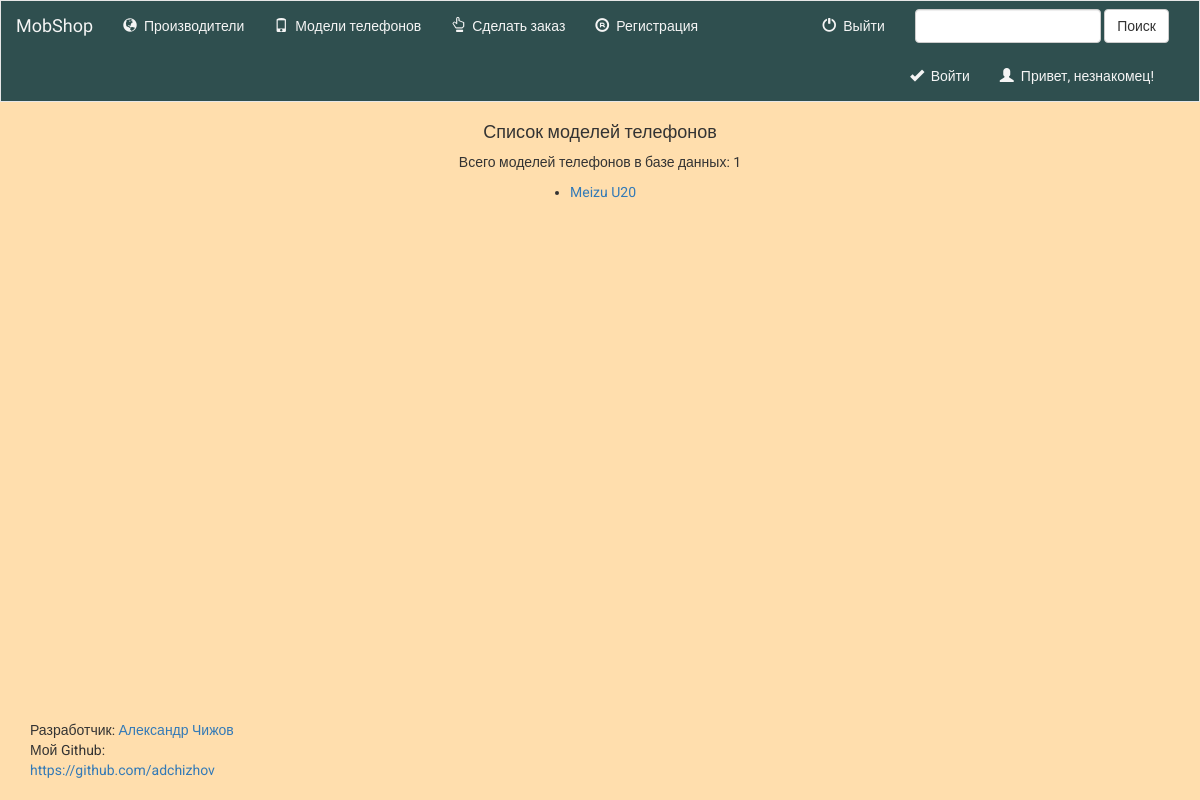
/eshop/phonemodels/, run on an earlier commit of the app's database.
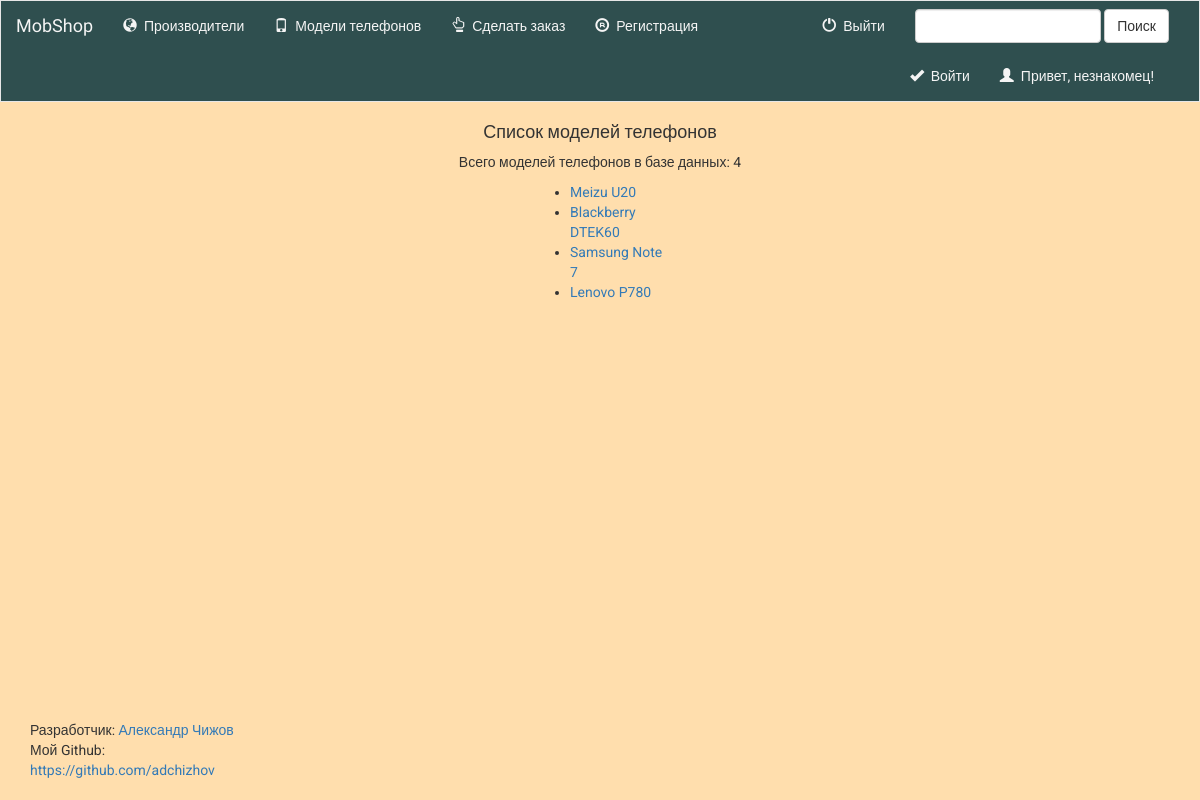
And on a later commit of the database.
### eshop/models.py (models this page shows, shortened)
@python_2_unicode_compatible
class PhoneProduct(models.Model):
    sku = models.CharField(
        max_length=15,
        help_text='Пример: 107654',
        verbose_name="Артикул")
    manufacturer = models.ForeignKey(
        'Manufacturer',
        on_delete=models.CASCADE,
        to_field='manufacturer_name',
        verbose_name="Производитель"
    )
    phone_model = models.CharField(
        max_length=30,
        help_text='Пример: Meizu U20',
        verbose_name='Модель телефона'
    )
    chipset = models.CharField(
        max_length=60,
        help_text='Пример: MediaTek Helio P10',
        verbose_name='Чипсет'
    )
    phone_RAM_memory = models.CharField(
        max_length=40,
        help_text='Пример: 2/3 ГБ ОЗУ',
        verbose_name='Оперативная память'
    )
    phone_memory = models.CharField(
        max_length=40,
        help_text='Пример: 16/32 ГБ встроенная память',
        verbose_name='Постоянная память'
    )
    size_screen = models.CharField(
        max_length=40,
        help_text='Пример: 5.5 дюйма FullHD IPS',
        verbose_name='Размер экрана'
    )
    camera = models.CharField(
        max_length=40,
        help_text='Пример: 13/5 МП',
        verbose_name='Камера'
    )
    battery = models.CharField(
        max_length=30,
        help_text='Пример: 3260 мАч',
        verbose_name='Емкость батареи'
    )
    os_version = models.CharField(
        max_length=50,
        help_text='Пример: Google Android 6.0, Flyme 5.2.4.0G',
        verbose_name='Операционная система'
    )
    weight = models.CharField(
        max_length=20,
        help_text='Пример: 158 грамм',
        verbose_name='Вес'
    )
    size = models.CharField(
        max_length=40,
        help_text='Пример: 153x75x8.2 мм',
        verbose_name='Размер'
    )
    description = models.CharField(
        max_length=3000,
        help_text='Пример: Опиши меня красиво',
        verbose_name='Описание'
    )
    price = MoneyField(
        max_digits=100,
        decimal_places=2, default_currency='RUB',
        verbose_name='Цена'
    )
    stock = models.PositiveSmallIntegerField(
        default=10,
        verbose_name='Осталось'
    )
    in_stock = models.BooleanField(
        default=True,
        verbose_name='Наличие'
    )
    class Meta:
        verbose_name = 'Модель телефона'
        verbose_name_plural = 'Модели телефонов'

### eshop/views.py (the view)
class PhoneModelsView(generic.ListView):
    template_name = 'eshop/phonemodels.html'
    context_object_name = 'all_phonemodels'
    def get_context_data(self, **kwargs):
        context=super(PhoneModelsView,self).get_context_data(**kwargs)
        context['count_phonemodels'] = PhoneProduct.objects.count()
        return context
    def get_queryset(self):
        return PhoneProduct.objects.all()

### eshop/templates/eshop/phonemodels.html (shortened to what this page needs)
{% extends 'eshop/_base.html' %}
{% load static %}
{% block content %}
    <h4 align="center">Список моделей телефонов</h4>
    <p align="center">Всего моделей телефонов в базе данных: {{ count_phonemodels }}</p>
    <div class="center">
        {% if all_phonemodels %}
            <ul>
                {% for modelphone in all_phonemodels %}
                    <li><a href="{% url 'eshop:phonemodel_detail' modelphone.id %}">{{ modelphone.phone_model }}</a></li>
                {% endfor %}
            </ul>
        {% else %}
            <strong>Модели телефонов отсутствуют!</strong>
        {% endif %}
    </div>
{% endblock %}

What changed in the data, as far as the page shows it:
added PhoneProduct: phone_model "Blackberry DTEK60"
added PhoneProduct: phone_model "Samsung Note 7"
added PhoneProduct: phone_model "Lenovo P780"
Also different on the page:
{{ count_phonemodels }}: "1" → "4"
